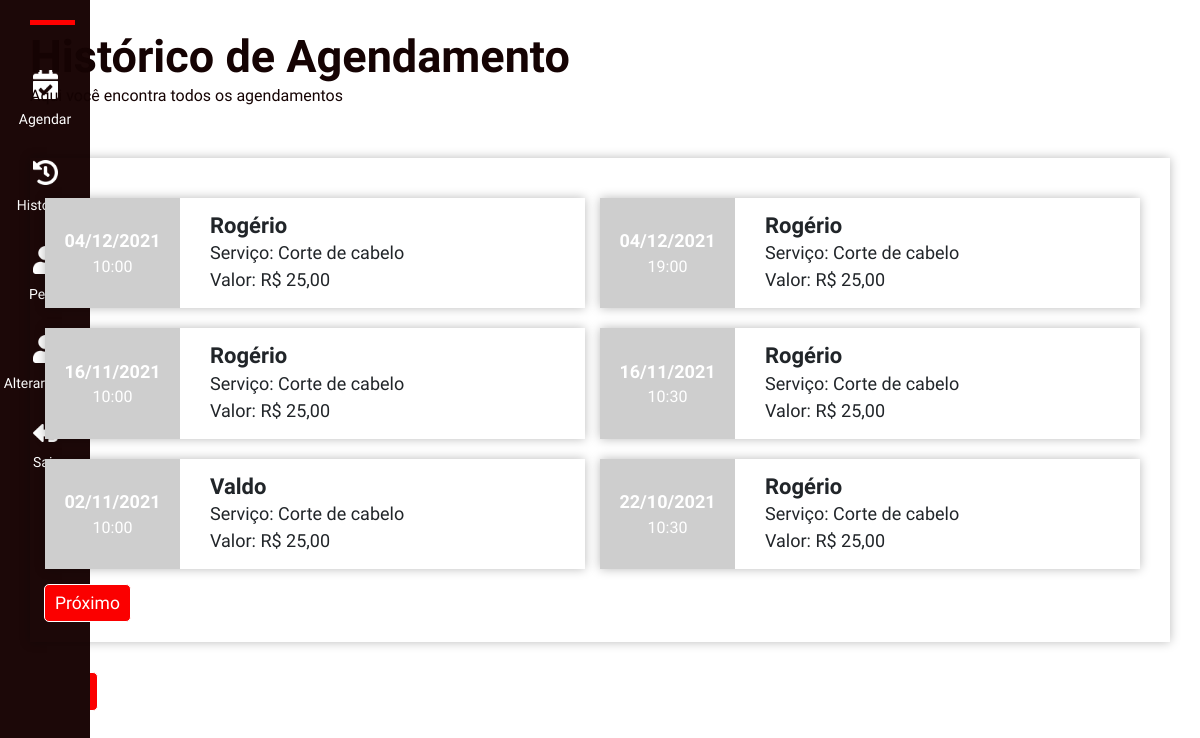
Page /historico_reservas (signed in) on the committed database.
### app/models.py (models this page shows, shortened)
class Reserva(db.Model):
    id_reserva = db.Column(db.Integer, primary_key=True)
    horario_inicio = db.Column(db.Time)
    horario_fim = db.Column(db.Time)
    data = db.Column(db.Date)
    usuario_id = db.Column(db.Integer, db.ForeignKey('usuario.id'))
    barbeiro_id = db.Column(db.Integer, db.ForeignKey('barbeiro.id_barbeiro'))
    servico_id = db.Column(db.Integer, db.ForeignKey('servico.id_servico'))
    def reservas_por_cliente(self, usuario_id):
        reservas = Reserva.query\
                .join(Usuario, Reserva.usuario_id==Usuario.id)\
                .join(Barbeiro, Reserva.barbeiro_id==Barbeiro.id_barbeiro)\
                .join(Servico, Reserva.servico_id==Servico.id_servico)\
                .add_columns(
                    Reserva.id_reserva,
                    Reserva.data,
                    Reserva.horario_inicio.label('hora'),
                    Barbeiro.nome.label('barbeiro'),
                    Servico.nome.label('servico'),
                    Servico.valor
                )\
                .filter(Reserva.usuario_id == usuario_id)\
                .order_by(desc(Reserva.data))
        return reservas

class Barbeiro(db.Model):
    id_barbeiro = db.Column(db.Integer, primary_key=True)
    nome = db.Column(db.String(100), index=True)
    email = db.Column(db.String(100), index=True, unique=True)
    senha = db.Column(db.String(128))
    status_bloqueio = db.Column(db.Boolean, default=0)
    atendimentos = db.relationship('Reserva', backref='barbeiro', lazy='dynamic')

class Servico(db.Model):
    id_servico = db.Column(db.Integer, primary_key=True)
    nome = db.Column(db.String(100))
    valor = db.Column(db.Float)
    servico_executado = db.relationship('Reserva', backref='servico', lazy='dynamic')

### app/routes.py (the view)
@app.route('/historico_reservas')
def historico_reservas():
    usuario_id = session['id_usuario']
    reservas = Reserva()
    page = request.args.get('page', 1, type=int)
    reservas = reservas.reservas_por_cliente(usuario_id).paginate(
        page, 6, False
    )
    next_url = url_for('historico_reservas', page=reservas.next_num) \
        if reservas.has_next else None
    prev_url = url_for('historico_reservas', page=reservas.prev_num) \
        if reservas.has_prev else None
    lista_reservas = []
    for reserva in reservas.items:
        retroativa = reserva.data < date.today()
        r = {
                "id": reserva.id_reserva,
                "data": reserva.data.strftime("%d/%m/%Y"),
                "hora": reserva.hora.strftime("%H:%M"),
                "barbeiro": reserva.barbeiro,
                "servico": reserva.servico,
                "retroativa": retroativa
            }
        lista_reservas.append(r)
    return render_template(
        'historico_reservas.html',
        titulo='Histórico de Reservas',
        reservas=lista_reservas,
        next_url=next_url,
        prev_url=prev_url
    )

### app/templates/historico_reservas.html (shortened to what this page needs)
{% extends "base.html" %}
{% block content %}
<section>
    <div class="container">
        <div class="row">
            <div class="col-12 px-0">
                <h1 class="c-brown section__title u-title-after">Histórico de Agendamento</h1>
                <p class="c-brown section__subtitle">Aqui você encontra todos os agendamentos</p>
            </div>
            <div class="col-12 historic__card">
                <div class="col-12 d-flex flex-wrap">
                    {% for reserva in reservas %}
                        <div class="d-flex pl-0 historic__status">
                            {% if reserva['retroativa'] %}
                            <div class="col-3 bgc-gray2 d-flex flex-column align-items-center justify-content-center">
                            {% else %}
                            <div class="col-3 bgc-green d-flex flex-column align-items-center justify-content-center">
                            {% endif %}
                                <h2 class="c-white">{{reserva.data}}</h2>
                                <h3 class="c-white">{{reserva.hora}}</h3>
                            </div>
                            <div class="col-9 pl-5 py-4 position-relative d-flex flex-column justify-content-center">
                                <h2>{{reserva.barbeiro}}</h2>
                                <p>Serviço: {{reserva.servico}}</p>
                                <p>Valor: R$ 25,00</p>
                            </div>
                        </div>
                    {% endfor %}
                </div>
                {% if next_url %}
                <a class="btn btn-primary btn-lg" href="{{ next_url }}">Próximo</a>
                {% endif %}
            </div>
            <div class="vhistorico">
                <a href="#" onclick="history.go(-1)" class="btn btn-primary btn-lg ml-0 mt-5">Voltar</a>
           </div>
        </div>
    </div>
</section>
{% endblock %}

### rows in the picture
Reserva: data "04/12/2021", hora "10:00", barbeiro "Rogério", servico "Corte de cabelo"
Reserva: data "04/12/2021", hora "19:00", barbeiro "Rogério", servico "Corte de cabelo"
Reserva: data "16/11/2021", hora "10:00", barbeiro "Rogério", servico "Corte de cabelo"
Reserva: data "16/11/2021", hora "10:30", barbeiro "Rogério", servico "Corte de cabelo"
Reserva: data "02/11/2021", hora "10:00", barbeiro "Valdo", servico "Corte de cabelo"
Reserva: data "22/10/2021", hora "10:30", barbeiro "Rogério", servico "Corte de cabelo"
